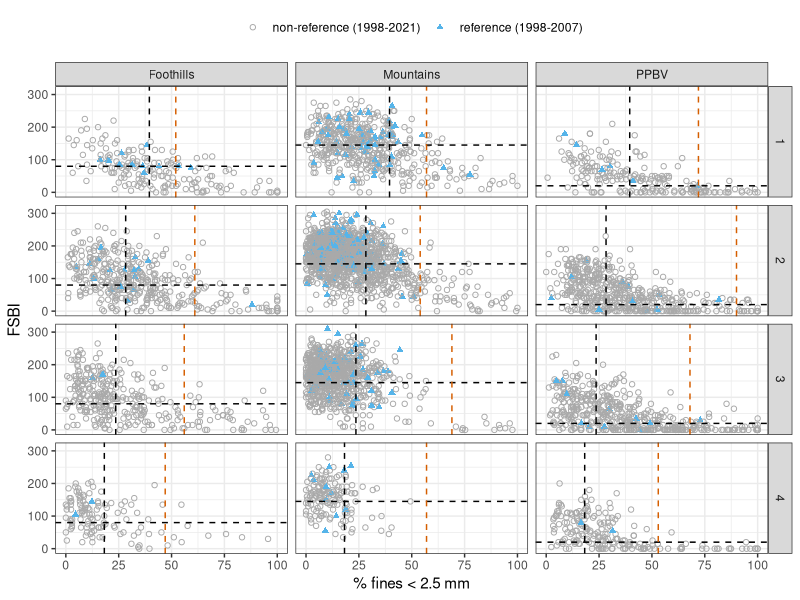
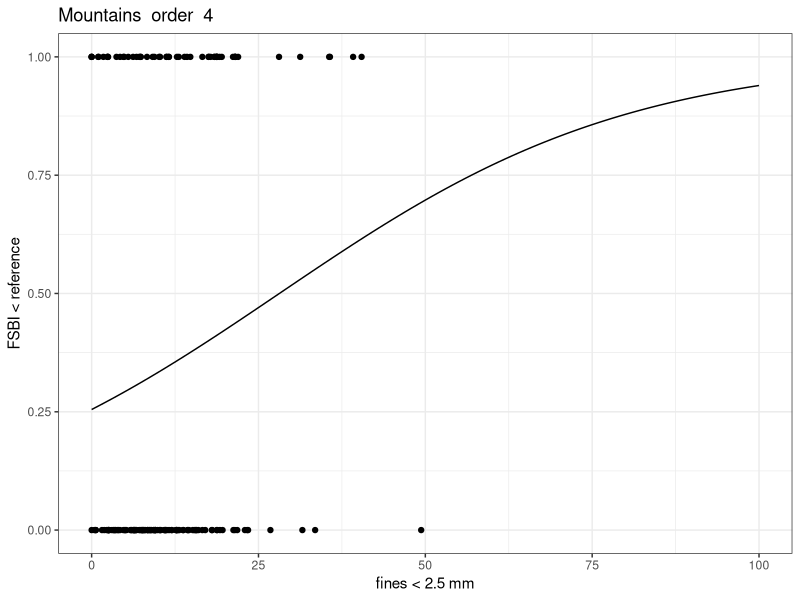
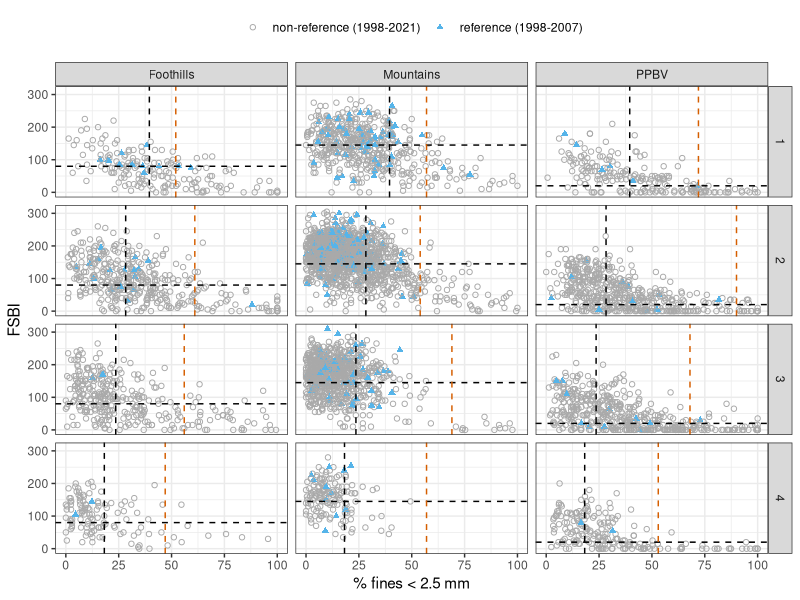

The R source for these figures, in order:
################################################################################
# Logistic regression between WetSF2.5 and FSBI
# SME50 & SME75 calculation
# Jason Williams, IDEQ Lewiston Office
# last update: May 2023
################################################################################

library(dplyr)
library(ggplot2)

# read in data------------------------------------------------------------------


project_data <-read.csv("./formatted_data/project_data.csv", header = TRUE)
str(project_data)

framework_benchmarks <-read.csv("./formatted_data/framework_benchmarks.csv", header = TRUE)
str(framework_benchmarks)


# site counts-------------------------------------------------------------------


reg_site_counts <-
  project_data %>%
  filter(source == "DEQ BURP") %>%
  filter(has_both == "Y") %>%
  filter(order %in% c(1,2,3, 4)) %>%
  select(siteid, order, siteclass, pct_fine, sample_FSBI) %>%
  group_by(siteclass, order) %>%
  summarise(site_count = n())


# plot fines 2.5 vs FSBI by siteclass and order---------------------------------


burp_fines_vs_fsbi <-
  project_data %>%
  filter(source == "DEQ BURP") %>%
  filter(has_both == "Y") %>%
  filter(order %in% c(1,2,3, 4)) %>%
  mutate(pointcolor = ifelse(source_sitetype == "Reference", "reference (1998-2007)", 
                             "non-reference (1998-2021)")) %>%
  ggplot(aes(x = pct_fine, y = sample_FSBI, 
             color = pointcolor, shape = pointcolor)) +
  geom_point() +
  facet_grid(order~siteclass) +
  theme_bw() +
  scale_color_manual(values = c("darkgrey", "#56B4E9", "#D55E00")) +
  scale_shape_manual(values = c(1, 17)) +
  labs(x = "% fines < 2.5 mm", y = "FSBI") +
  theme(legend.position = "top", legend.title = element_blank()) +
  geom_hline(data = subset(framework_benchmarks, order <5),
             aes(yintercept = framework_FSBI_ref_benchmark), 
             linetype = "dashed") +
  geom_vline(data = subset(framework_benchmarks, order <5),
             aes(xintercept = framework_fines_ref_benchmark), 
             linetype = "dashed") +
  geom_vline(data = subset(framework_benchmarks, order <5),
             aes(xintercept = framework_SME75_benchmark), 
             linetype = "dashed", color = "#D55E00")
burp_fines_vs_fsbi

ggsave("./figures/burp_fines_vs_fsbi.png", burp_fines_vs_fsbi, 
       width = 8.0, height = 8.0, units = "in", dpi = 600)


# format dataset for logistic regression----------------------------------------

for_logistic_reg <-
  project_data %>%
  filter(source == "DEQ BURP") %>%
  filter(has_both == "Y") %>%
  filter(order %in% c(1,2,3, 4))

str(for_logistic_reg)


# logistic regression model function--------------------------------------------
# to be applied by siteclass/order combo

logreg_fun <-function(str_order, site_class, FSBI_ref) {
  
  
  # filter
  for_reg <-
    for_logistic_reg %>%
    filter(order == str_order) %>%
    filter(siteclass == site_class) %>%
    select(siteid, pct_fine, sample_FSBI, framework_FSBI_ref_benchmark) %>%
    mutate(FSBI_ref_exceeded = ifelse(sample_FSBI < framework_FSBI_ref_benchmark, 1, 0))
  
  str(for_reg)
  
  # model
  logreg_model <-glm(FSBI_ref_exceeded~pct_fine, data = for_reg, 
                     family = binomial())
  summary(logreg_model)
  
  
  # chi square test
  null_deviance <-logreg_model$null.deviance
  deviance <-logreg_model$deviance
  model_Chi <-null_deviance-deviance
  chi_df <-logreg_model$df.null - logreg_model$df.residual
  chisq_prob <-1-pchisq(model_Chi, chi_df)
  
  # R2 (Homer and Lemeshow)
  r2.hl <-model_Chi/logreg_model$null.deviance 
  r2.hl
  
  # R2 (Cox and Snell)
  r2.cs <-1-exp( -(logreg_model$null.deviance = logreg_model$deviance) / length(logreg_model$fitted.values))
  r2.cs
  
  # R2 Naglerke
  r2.n <-r2.cs / (1 - ( exp (-(logreg_model$null.deviance / length(logreg_model$fitted.values)))))
  r2.n
  
  # odds ratio
  exp(logreg_model$coefficients)
  odds <-exp(confint(logreg_model))
  
  # wet fines at 75% probability of exceeding reference
  linedata <-data.frame(pct_fine= seq(from = 0, to = 100, by = 1))
  linedata$predicted = predicted_prob = predict(logreg_model, linedata, type = "response")
  
  percentile50 <-
    linedata %>%
    filter(predicted >=0.50 & predicted <=0.53)
  
  percentile <-
    linedata %>%
    filter(predicted >=0.74 & predicted <=0.76)
  
  # print outputs
  
  print("logistic regression model summary")
  print(summary(logreg_model))
  print("NOTE: use Model Chi, not function output summary null & residual deviance")
  
  print("null deviance, residual deviance, Model Chi, df")
  print(null_deviance)
  print(deviance)
  print(model_Chi)
  print(chi_df)
  
  print("pchisq value")
  print(pchisq(model_Chi, chi_df))
  
  print("Chi square prob")
  print(chisq_prob)
  
  print("Homer and Lemeshow R2")
  print(r2.hl)
  
  print("Cox Snell R2")
  print(r2.cs)
  
  print("Nagelerke R2")
  print(r2.n)
  
  print("Odds Ratio and confidence intervals")
  print(odds)
  
  print("fines at 51% probability of exceeding reference FSBI")
  print(percentile50)
  
  print("fines at 75% probability of exceeding reference FSBI")
  print(percentile)
  
  # # plot logistic binary data and predicted probability of exceedance
  
  logreg_plot <-
    ggplot() +
    geom_point(data = for_reg, aes(x = pct_fine, y = FSBI_ref_exceeded)) +
    geom_line(data = linedata, aes(x = pct_fine, y = predicted_prob)) +
    theme_bw() +
    labs(x = "fines < 2.5 mm", y = "FSBI < reference") +
    ggtitle(paste(site_class, "", "order ", str_order))
  
  print(logreg_plot)
  
} #end logreg fun


# apply function----------------------------------------------------------------

logreg_fun(4, "Mountains", 145)
